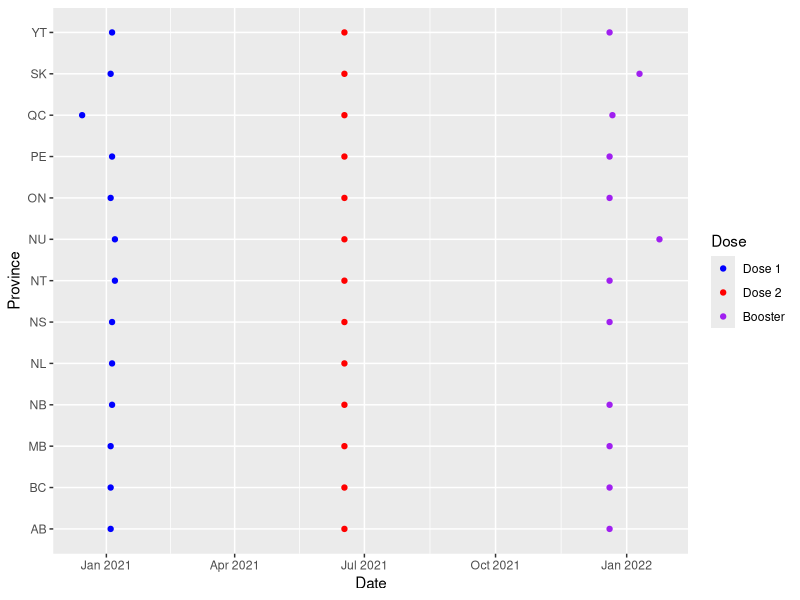

Reproduce this figure in R.
# Libraries
library(tidyverse)
library(ggplot2)

# Read in the data set
full_covid_data_df <- read_csv("data/Provincial_Daily_Totals.csv")

# Prepare the data set for analysis

## Convert the date to R Date objects
full_covid_data_df <- mutate(full_covid_data_df, SummaryDate=as.Date(SummaryDate))

view(full_covid_data_df %>% filter(Abbreviation == "AB", TotalVaccinated > 0))

## Find a date range which makes sense for analysis?
## Lots of days (especially during the beginning) have little to no data available
## and will throw off any of our data analysis.
## It might make sense to remove the first few months from our analysis? -> Discuss this

## 1. Explore the relationship between the holiday season and daily covid cases (other columns too)
## 2. Compare columns between provinces
### Which provinces were more accepting to vaccines, which provinces had the most hospitalizations
###   For all these metrics we can look at the population of all the provinces to get per-capita metrics
### group by province and date, since province data is only comparable on the same day

## For vaccines -- remove all rows where vaccines did not exist
## Before a certain point, there was only one vaccine, so that explains cases where vaccine numbers > 0,
## but there is still NA values in the dosex columns.

## Start taking observations at 2020-03-11 --> Before this time, covid was too new, data was unavailable, very low case counts

## Find out when vaccines became available in Canada.
## From this, we can see QC got access to vaccines first - 2020-12-15 - NU and NT last - 2021-01-07
with_first_dose_covid_data_df <- full_covid_data_df %>% filter(TotalVaccinated > 0, Abbreviation != "CA")
with_first_dose_covid_data_df[order(with_first_dose_covid_data_df$SummaryDate),]
grouped_first_dose_df <- with_first_dose_covid_data_df %>% group_by(Abbreviation) %>% arrange(.by_group = T)
first_dose_summarized <- summarise(grouped_first_dose_df, first_dose_date=SummaryDate[1])

## Figure out the first time when people started getting their second dose of the vaccine in Canada
with_second_dose_covid_data_df <- full_covid_data_df %>% filter(TotalDose2 > 0, Abbreviation != "CA")
with_second_dose_covid_data_df[order(with_second_dose_covid_data_df$SummaryDate),]
grouped_second_dose_df <- with_second_dose_covid_data_df %>% group_by(Abbreviation) %>% arrange(.by_group = T)
second_dose_summarized <- summarise(grouped_second_dose_df, second_dose_date=SummaryDate[1])

## Figure out the first time when people started getting their booster shot of the vaccine in Canada
## As you can see by the following data frames, NL is missing. This is due to our source dataset having no data for 
## NL booster shot counts. -> This is not to say that nobody in NL got a booster shot during the pandemic. 
with_booster_covid_data_df <- full_covid_data_df %>% filter(TotalBooster > 0, Abbreviation != "CA")
with_booster_covid_data_df[order(with_booster_covid_data_df$SummaryDate),]
grouped_booster_df <- with_booster_covid_data_df %>% group_by(Abbreviation) %>% arrange(.by_group = T)
booster_summarized <- summarise(grouped_booster_df, booster_date=SummaryDate[1])

## Create df containing all first dates for all doses by province
all_dose_summarized <- first_dose_summarized %>% inner_join(second_dose_summarized) %>% inner_join(booster_summarized)

## Plotting the date by first administered vaccine for each dose by province
ggplot() +
  geom_point(data=first_dose_summarized, mapping=aes(x=first_dose_date, y = Abbreviation, color="Dose 1")) +
  geom_point(data=second_dose_summarized, mapping=aes(x=second_dose_date, y = Abbreviation, color="Dose 2")) +
  geom_point(data=booster_summarized, mapping=aes(x=booster_date, y = Abbreviation, color="Booster")) +
  scale_color_manual(name='Dose',
                     breaks=c('Dose 1', 'Dose 2', 'Booster'),
                     values=c('Dose 1'='blue', 'Dose 2'='red', 'Booster'='purple')) +
  labs(x = "Date", y = "Province")


## Population of all Provinces - For use in 'per-capita' data comparisons
### This data was retrieved from: https://www150.statcan.gc.ca/t1/tbl1/en/tv.action?pid=1710000901&cubeTimeFrame.startMonth=07&cubeTimeFrame.startYear=2022&cubeTimeFrame.endMonth=07&cubeTimeFrame.endYear=2022&referencePeriods=20220701%2C20220701
### and for simplicity, uses the current population of the provinces (as of Q3 2022).
### NL - 525,972
### PE - 170,688
### NS - 1,019,725
### NB - 812,061
### QC - 8,695,659
### ON - 15,109,416
### MB - 1,409,223
### SK - 1,194,803
### AB - 4,543,111
### BC - 5,319,324
### YT - 43,789
### NT - 45,605
### NU - 40,526

province_population_df <- data.frame (
  Abbreviation = c("NL", "PE", "NS", "NB", "QC", "ON", "MB", "SK", "AB", "BC", "YT", "NT", "NU"),
  Population = c(525972, 170688, 1019725, 812061, 8695659, 15109416, 1409223, 1194803, 4543111, 5319324, 43789, 45605, 40526)
) 

## Get the average vaccinations per day for each province
covid_data_with_avg <- full_covid_data_df %>% left_join(province_population_df, by="Abbreviation") %>%  filter(Abbreviation != "RC", Abbreviation != "CA") %>% group_by(Abbreviation) %>% mutate(avg_daily_vaccinations=mean(DailyVaccinated, na.rm=T)) %>% select(avg_daily_vaccinations, everything())

## Calculate the average daily vaccination rate for each province per capita (average proportion of population vaccinated each day)
covid_data_with_avg[!duplicated(covid_data_with_avg$Abbreviation),] %>% summarise(avg_daily_vaccination_popultion_proportion=(avg_daily_vaccinations / Population))

## Data-set without country wide metrics
no_ca_covid_data_df <- full_covid_data_df %>% filter(Abbreviation != "CA")

## Data-set without first few months?
no_ca_covid_data_df <- no_ca_covid_data_df %>% filter(SummaryDate >= "2020/03/01")

view(no_ca_covid_data_df)
